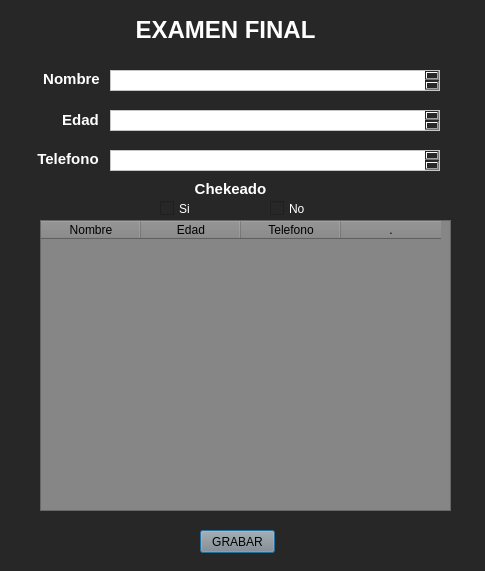
<?xml version="1.0" encoding="UTF-8"?>
<ui version="4.0">
 <class>Dialog</class>
 <widget class="QDialog" name="Dialog">
  <property name="geometry">
   <rect>
    <x>0</x>
    <y>0</y>
    <width>485</width>
    <height>571</height>
   </rect>
  </property>
  <property name="windowTitle">
   <string>Captura de Datos</string>
  </property>
  <property name="windowIcon">
   <iconset>
    <normaloff>Ejemplos/TheFlash.png</normaloff>Ejemplos/TheFlash.png</iconset>
  </property>
  <property name="styleSheet">
   <string notr="true">background-color: rgb(39, 39, 39);</string>
  </property>
  <widget class="QLabel" name="Titulo_2">
   <property name="geometry">
    <rect>
     <x>40</x>
     <y>70</y>
     <width>63</width>
     <height>18</height>
    </rect>
   </property>
   <property name="styleSheet">
    <string notr="true">font: 16pt &quot;Segoe Print&quot;;
font: italic 8pt &quot;Lucida Fax&quot;;
color: rgb(9, 164, 221);</string>
   </property>
   <property name="text">
    <string>&lt;html&gt;&lt;head/&gt;&lt;body&gt;&lt;p align=&quot;center&quot;&gt;&lt;span style=&quot; font-size:11pt; font-weight:600; color:#ffffff;&quot;&gt;Nombre&lt;/span&gt;&lt;/p&gt;&lt;/body&gt;&lt;/html&gt;</string>
   </property>
  </widget>
  <widget class="QTextEdit" name="val0">
   <property name="geometry">
    <rect>
     <x>110</x>
     <y>70</y>
     <width>330</width>
     <height>21</height>
    </rect>
   </property>
   <property name="styleSheet">
    <string notr="true">background-color: rgb(255, 255, 255);</string>
   </property>
   <property name="html">
    <string>&lt;!DOCTYPE HTML PUBLIC &quot;-//W3C//DTD HTML 4.0//EN&quot; &quot;http://www.w3.org/TR/REC-html40/strict.dtd&quot;&gt;
&lt;html&gt;&lt;head&gt;&lt;meta name=&quot;qrichtext&quot; content=&quot;1&quot; /&gt;&lt;style type=&quot;text/css&quot;&gt;
p, li { white-space: pre-wrap; }
&lt;/style&gt;&lt;/head&gt;&lt;body style=&quot; font-family:'MS Shell Dlg 2'; font-size:8.25pt; font-weight:400; font-style:normal;&quot;&gt;
&lt;p style=&quot;-qt-paragraph-type:empty; margin-top:0px; margin-bottom:0px; margin-left:0px; margin-right:0px; -qt-block-indent:0; text-indent:0px;&quot;&gt;&lt;br /&gt;&lt;/p&gt;&lt;/body&gt;&lt;/html&gt;</string>
   </property>
  </widget>
  <widget class="QLabel" name="Titulo_4">
   <property name="geometry">
    <rect>
     <x>70</x>
     <y>10</y>
     <width>311</width>
     <height>41</height>
    </rect>
   </property>
   <property name="cursor">
    <cursorShape>OpenHandCursor</cursorShape>
   </property>
   <property name="styleSheet">
    <string notr="true">color: rgb(9, 164, 221);
font: 12pt &quot;Lucida Handwriting&quot;;</string>
   </property>
   <property name="text">
    <string>&lt;html&gt;&lt;head/&gt;&lt;body&gt;&lt;p align=&quot;center&quot;&gt;&lt;span style=&quot; font-size:18pt; font-weight:600; color:#ffffff;&quot;&gt;EXAMEN FINAL&lt;/span&gt;&lt;/p&gt;&lt;/body&gt;&lt;/html&gt;</string>
   </property>
  </widget>
  <widget class="QLabel" name="Titulo_6">
   <property name="geometry">
    <rect>
     <x>55</x>
     <y>110</y>
     <width>51</width>
     <height>20</height>
    </rect>
   </property>
   <property name="styleSheet">
    <string notr="true">font: 16pt &quot;Segoe Print&quot;;
font: italic 8pt &quot;Lucida Fax&quot;;
color: rgb(9, 164, 221);</string>
   </property>
   <property name="text">
    <string>&lt;html&gt;&lt;head/&gt;&lt;body&gt;&lt;p align=&quot;center&quot;&gt;&lt;span style=&quot; font-size:11pt; font-weight:600; color:#ffffff;&quot;&gt;Edad&lt;/span&gt;&lt;/p&gt;&lt;/body&gt;&lt;/html&gt;</string>
   </property>
  </widget>
  <widget class="QLabel" name="Titulo_8">
   <property name="geometry">
    <rect>
     <x>30</x>
     <y>150</y>
     <width>76</width>
     <height>18</height>
    </rect>
   </property>
   <property name="styleSheet">
    <string notr="true">font: 16pt &quot;Segoe Print&quot;;
font: italic 8pt &quot;Lucida Fax&quot;;
color: rgb(9, 164, 221);</string>
   </property>
   <property name="text">
    <string>&lt;html&gt;&lt;head/&gt;&lt;body&gt;&lt;p align=&quot;center&quot;&gt;&lt;span style=&quot; font-size:11pt; font-weight:600; color:#ffffff;&quot;&gt;Telefono&lt;/span&gt;&lt;/p&gt;&lt;/body&gt;&lt;/html&gt;</string>
   </property>
  </widget>
  <widget class="QTextEdit" name="val1">
   <property name="geometry">
    <rect>
     <x>110</x>
     <y>110</y>
     <width>330</width>
     <height>21</height>
    </rect>
   </property>
   <property name="styleSheet">
    <string notr="true">background-color: rgb(255, 255, 255);</string>
   </property>
   <property name="html">
    <string>&lt;!DOCTYPE HTML PUBLIC &quot;-//W3C//DTD HTML 4.0//EN&quot; &quot;http://www.w3.org/TR/REC-html40/strict.dtd&quot;&gt;
&lt;html&gt;&lt;head&gt;&lt;meta name=&quot;qrichtext&quot; content=&quot;1&quot; /&gt;&lt;style type=&quot;text/css&quot;&gt;
p, li { white-space: pre-wrap; }
&lt;/style&gt;&lt;/head&gt;&lt;body style=&quot; font-family:'MS Shell Dlg 2'; font-size:8.25pt; font-weight:400; font-style:normal;&quot;&gt;
&lt;p style=&quot;-qt-paragraph-type:empty; margin-top:0px; margin-bottom:0px; margin-left:0px; margin-right:0px; -qt-block-indent:0; text-indent:0px;&quot;&gt;&lt;br /&gt;&lt;/p&gt;&lt;/body&gt;&lt;/html&gt;</string>
   </property>
  </widget>
  <widget class="QTextEdit" name="val2">
   <property name="geometry">
    <rect>
     <x>110</x>
     <y>150</y>
     <width>330</width>
     <height>21</height>
    </rect>
   </property>
   <property name="styleSheet">
    <string notr="true">background-color: rgb(255, 255, 255);</string>
   </property>
   <property name="html">
    <string>&lt;!DOCTYPE HTML PUBLIC &quot;-//W3C//DTD HTML 4.0//EN&quot; &quot;http://www.w3.org/TR/REC-html40/strict.dtd&quot;&gt;
&lt;html&gt;&lt;head&gt;&lt;meta name=&quot;qrichtext&quot; content=&quot;1&quot; /&gt;&lt;style type=&quot;text/css&quot;&gt;
p, li { white-space: pre-wrap; }
&lt;/style&gt;&lt;/head&gt;&lt;body style=&quot; font-family:'MS Shell Dlg 2'; font-size:8.25pt; font-weight:400; font-style:normal;&quot;&gt;
&lt;p style=&quot;-qt-paragraph-type:empty; margin-top:0px; margin-bottom:0px; margin-left:0px; margin-right:0px; -qt-block-indent:0; text-indent:0px;&quot;&gt;&lt;br /&gt;&lt;/p&gt;&lt;/body&gt;&lt;/html&gt;</string>
   </property>
  </widget>
  <widget class="QPushButton" name="Boton_Grabar">
   <property name="geometry">
    <rect>
     <x>200</x>
     <y>530</y>
     <width>75</width>
     <height>23</height>
    </rect>
   </property>
   <property name="cursor">
    <cursorShape>ClosedHandCursor</cursorShape>
   </property>
   <property name="styleSheet">
    <string notr="true">background-color: rgb(138, 138, 138);</string>
   </property>
   <property name="text">
    <string>GRABAR</string>
   </property>
  </widget>
  <widget class="QLabel" name="Titulo_13">
   <property name="geometry">
    <rect>
     <x>150</x>
     <y>180</y>
     <width>161</width>
     <height>18</height>
    </rect>
   </property>
   <property name="styleSheet">
    <string notr="true">font: 16pt &quot;Segoe Print&quot;;
font: italic 8pt &quot;Lucida Fax&quot;;
color: rgb(9, 164, 221);</string>
   </property>
   <property name="text">
    <string>&lt;html&gt;&lt;head/&gt;&lt;body&gt;&lt;p align=&quot;center&quot;&gt;&lt;span style=&quot; font-size:11pt; font-weight:600; color:#ffffff;&quot;&gt;Chekeado&lt;/span&gt;&lt;/p&gt;&lt;/body&gt;&lt;/html&gt;</string>
   </property>
  </widget>
  <widget class="QCheckBox" name="cBoxSi">
   <property name="geometry">
    <rect>
     <x>160</x>
     <y>200</y>
     <width>91</width>
     <height>17</height>
    </rect>
   </property>
   <property name="styleSheet">
    <string notr="true">color: rgb(255, 255, 255);</string>
   </property>
   <property name="text">
    <string>Si</string>
   </property>
  </widget>
  <widget class="QCheckBox" name="cBoxNo">
   <property name="geometry">
    <rect>
     <x>270</x>
     <y>200</y>
     <width>71</width>
     <height>17</height>
    </rect>
   </property>
   <property name="styleSheet">
    <string notr="true">color: rgb(255, 255, 255);</string>
   </property>
   <property name="text">
    <string>No</string>
   </property>
  </widget>
  <widget class="QTableWidget" name="tableWidget">
   <property name="geometry">
    <rect>
     <x>40</x>
     <y>220</y>
     <width>411</width>
     <height>291</height>
    </rect>
   </property>
   <property name="styleSheet">
    <string notr="true">background-color: rgb(134, 134, 134);</string>
   </property>
   <property name="alternatingRowColors">
    <bool>true</bool>
   </property>
   <property name="selectionMode">
    <enum>QAbstractItemView::SingleSelection</enum>
   </property>
   <property name="columnCount">
    <number>4</number>
   </property>
   <column>
    <property name="text">
     <string>Nombre</string>
    </property>
   </column>
   <column>
    <property name="text">
     <string>Edad</string>
    </property>
   </column>
   <column>
    <property name="text">
     <string>Telefono</string>
    </property>
   </column>
   <column>
    <property name="text">
     <string>.</string>
    </property>
   </column>
  </widget>
 </widget>
 <resources/>
 <connections/>
</ui>
